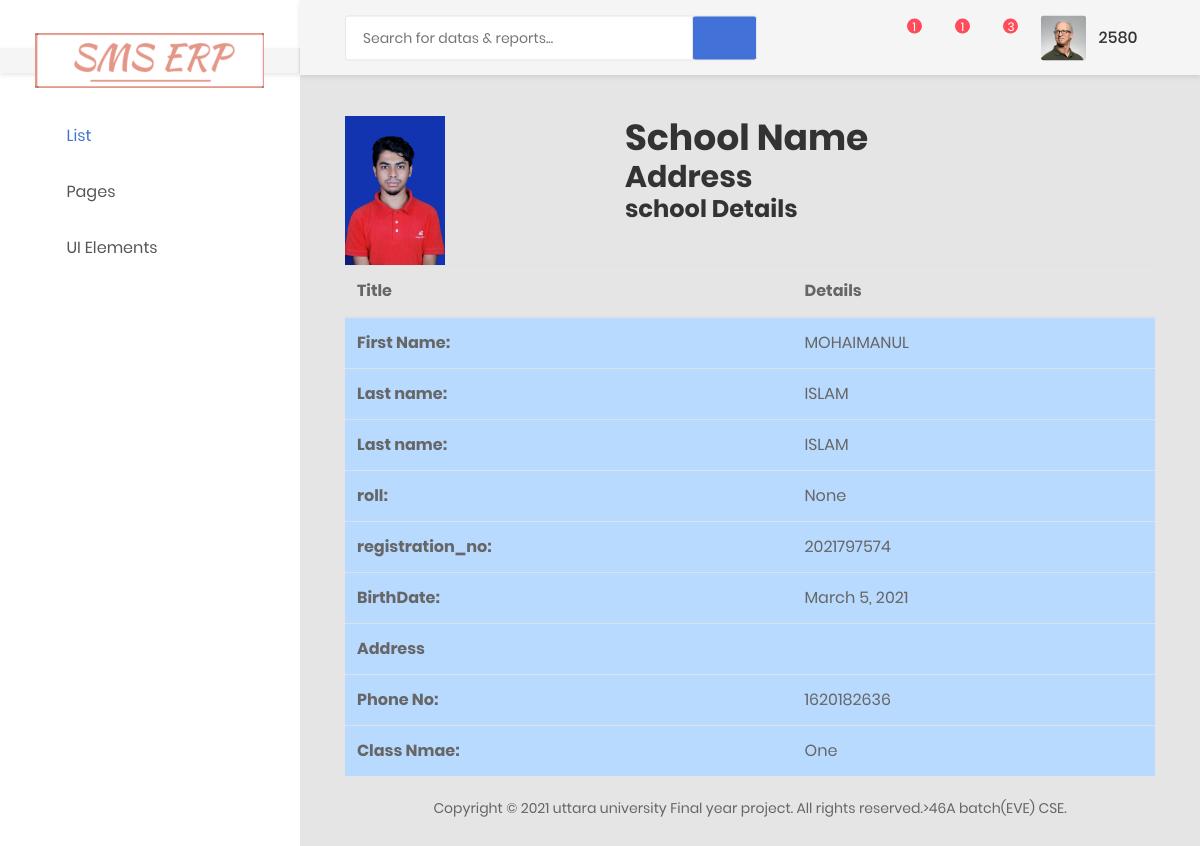
The app's page /stdm/studetnDetails/2021797574 (signed in) with its own data.
### student/models.py (models this page shows, shortened)
class students(models.Model):
    registration_no=models.CharField(default=random_num(),max_length=100,unique=True,primary_key=True)
    first_name=models.CharField(max_length=100)
    last_name=models.CharField(max_length=100)
    roll=models.IntegerField( blank=True,null=True)
    birthDate=models.DateField()
    details_address=models.TextField( blank=True,null=True)
    district=models.CharField(max_length=255, blank=True,null=True)
    upazilla=models.CharField(max_length=255, blank=True,null=True)
    village=models.TextField(max_length=255, blank=True,null=True)
    phoneNumber=models.IntegerField()
    className=models.ForeignKey(StudentClass,on_delete=models.PROTECT)
    studentimage=models.ImageField(upload_to='student_pic')
    blod_groop_choice=(
        ('a+','A+'),
        ('o+','O+'),
        ('b+','B+'),
        ('ab+','AB+'),
        ('a-','A-'),
        ('o-','O-'),
        ('b-','B-'),
        ('ab-','AB+'),
    )
    blod_groop=models.CharField(choices=blod_groop_choice,max_length=5, blank=True,null=True)
    gender_choice=(
        ('male','Male'),
        ('female','Female'),
        ('other','Other')
    )
    gender=models.CharField(choices=gender_choice,max_length=110)
    email=models.EmailField(blank=True,null=True)
    birth_certificate_no=models.IntegerField( blank=True,null=True)
    region_choice=(
        ('Islam', 'Islam'),
        ('Hinduism', 'Hinduism'),
        ('Buddhism', 'Buddhism'),
        ('Christianity', 'Christianity'),
        ('Others', 'Others')
    )
    region=models.CharField(choices=region_choice,max_length=255, blank=True,null=True)
    nationality_choice = (
        ('Bangladeshi', 'Bangladeshi'),
        ('Others', 'Others')
    )
    nationality=models.CharField(choices=nationality_choice,max_length=255, blank=True,null=True)

class StudentClass(models.Model):
    class_name=models.CharField(max_length=200)
    def __str__(self):
        return self.class_name

### adminSite/views.py (the view)
# urls.py: path('studetnDetails/<slug:registration_no>',studentDetails,name='studentDetails')
@login_required
def studentDetails(request,registration_no):
    student_data=get_object_or_404(students,registration_no=registration_no)
    dict={'student':student_data}
    return render(request,'students/studentDetails.html',context=dict)

### template/students/studentDetails.html
{% extends 'index.html' %}
{% load crispy_forms_tags %}
{%block body%}
<div class="row">
    <div class="col-md-4">
        <img src="/media/{{student.studentimage}}" width="100px" height="150px" alt="">
    </div>
    <div class="col-md-8">
        <h1>School Name</h1>
        <h2>Address</h2>
        <h3>school Details</h3>
    </div>
    <div class="col-md-12">
        <table class="table table-hover">
            <thead>
              <tr>
                <th scope="col">Title</th>
                <th scope="col">Details</th>
              </tr>
            </thead>
            <tbody>
              <tr class="table-primary">
                <th scope="row">First Name:</th>
                <td>{{student.first_name}}</td>
              </tr>
              <tr class="table-primary">
                <th scope="row">Last name:</th>
                <td>{{student.last_name}}</td>
              </tr>
              <tr class="table-primary">
                <th scope="row">Last name:</th>
                <td>{{student.last_name}}</td>
              </tr>
              <tr class="table-primary">
                <th scope="row">roll:</th>
                <td>{{student.roll}}</td>
              </tr>
              <tr class="table-primary">
                <th scope="row">registration_no:</th>
                <td>{{student.registration_no}}</td>
              </tr>
              <tr class="table-primary">
                <th scope="row">BirthDate:</th>
                <td>{{student.birthDate}}</td>
              </tr>
              <tr class="table-primary">
                <th scope="row">Address</th>
                <td>{{student.address}}</td>
              </tr>
              <tr class="table-primary">
                <th scope="row">Phone No:</th>
                <td>{{student.phoneNumber}}</td>
              </tr>
              <tr class="table-primary">
                <th scope="row">Class Nmae:</th>
                <td>{{student.className}}</td>
              </tr>
            </tbody>
          </table>
    </div>
</div>
{%endblock body %}

### template/index.html (shortened to what this page needs)
{%load static %}
<!DOCTYPE html>
<html lang="en">
<head>
    <link href="{% static 'css/font-face.css' %}" rel="stylesheet" media="all">
    <link href="{% static 'vendor/font-awesome-4.7/css/font-awesome.min.css' %}" rel="stylesheet" media="all">
    <link href=" {% static   'vendor/font-awesome-5/css/fontawesome-all.min.css' %}" rel="stylesheet" media="all">
    <link href="{% static 'vendor/mdi-font/css/material-design-iconic-font.min.css' %}" rel="stylesheet" media="all">
    <link href="{% static 'vendor/bootstrap-4.1/bootstrap.min.css' %}" rel="stylesheet" media="all">
    <link href="{% static 'vendor/animsition/animsition.min.css' %}" rel="stylesheet" media="all">
    <link href="{% static 'vendor/bootstrap-progressbar/bootstrap-progressbar-3.3.4.min.css' %}" rel="stylesheet" media="all">
    <link href="{% static 'vendor/wow/animate.css' %}" rel="stylesheet" media="all">
    <link href="{% static 'vendor/css-hamburgers/hamburgers.min.css' %}" rel="stylesheet" media="all">
    <link href="{% static 'vendor/slick/slick.css' %}" rel="stylesheet" media="all">
    <link href="{%static 'vendor/select2/select2.min.css'  %}" rel="stylesheet" media="all">
    <link href="{% static 'vendor/perfect-scrollbar/perfect-scrollbar.css' %}" rel="stylesheet" media="all">
    <link href="{% static 'css/theme.css' %}" rel="stylesheet" media="all">
</head>
<body class="animsition">
    <div class="page-wrapper">
        <aside class="menu-sidebar d-none d-lg-block">
            <div class="logo mt-5">
                <a href="{%url 'home' %}">
                    <img src="{% static '/media/loginpic.png' %}"  alt="Cool Admin" />
                </a>
            </div>
            <div class="menu-sidebar__content js-scrollbar1">
                <nav class="navbar-sidebar">
                    <ul class="list-unstyled navbar__list">
                        <li class="active has-sub">
                            <a class="js-arrow" href="#">
                                <i class="fas fa-tachometer-alt"></i>List</a>
                        </li>
                        <li class="has-sub">
                            <a class="js-arrow" href="#">
                                <i class="fas fa-copy"></i>Pages</a>
                        </li>
                        <li class="has-sub">
                            <a class="js-arrow" href="#">
                                <i class="fas fa-desktop"></i>UI Elements</a>
                        </li>
                    </ul>
                </nav>
            </div>
        </aside>
        <div class="page-container">
            <header class="header-desktop">
                <div class="section__content section__content--p30">
                    <div class="container-fluid">
                        <div class="header-wrap">
                            <form class="form-header" action="" method="POST">
                                <input class="au-input au-input--xl" type="text" name="search" placeholder="Search for datas &amp; reports..." />
                                <button class="au-btn--submit" type="submit">
                                    <i class="zmdi zmdi-search"></i>
                                </button>
                            </form>
                            <div class="header-button">
                                <div class="noti-wrap">
                                    <div class="noti__item js-item-menu">
                                        <i class="zmdi zmdi-comment-more"></i>
                                        <span class="quantity">1</span>
                                    </div>
                                    <div class="noti__item js-item-menu">
                                        <i class="zmdi zmdi-email"></i>
                                        <span class="quantity">1</span>
                                    </div>
                                    <div class="noti__item js-item-menu">
                                        <i class="zmdi zmdi-notifications"></i>
                                        <span class="quantity">3</span>
                                    </div>
                                </div>
                                <div class="account-wrap">
                                    <div class="account-item clearfix js-item-menu">
                                        <div class="image">
                                            <img src="images/icon/avatar-01.jpg" alt="John Doe" />
                                        </div>
                                        <div class="content">
                                            <a class="js-acc-btn" href="#">{{user.username}}</a>
                                        </div>
                                    </div>
                                </div>
                            </div>
                        </div>
                    </div>
                </div>
            </header>
            <div class="main-content">
                <div class="section__content section__content--p30">
                    <div class="container-fluid">
                        <div class="row">
                            <div class="col-md-12">
                                {%block body%}
                                {% endblock %}
                            </div>
                        </div>
                        <div class="row">
                            <div class="col-md-12">
                                <div class="copyright">
                                    <p>Copyright © 2021 uttara university Final year project. All rights reserved.>46A batch(EVE) CSE</a>.</p>
                                </div>
                            </div>
                        </div>
                    </div>
                </div>
            </div>
        </div>
    </div>
</body>
</html>

### records on screen
students: studentimage (picture), first_name "MOHAIMANUL", last_name "ISLAM", roll "None", registration_no "2021797574", birthDate "March 5, 2021", phoneNumber "1620182636", className "One"

### other values on screen
{{ user.username }} "2580"
